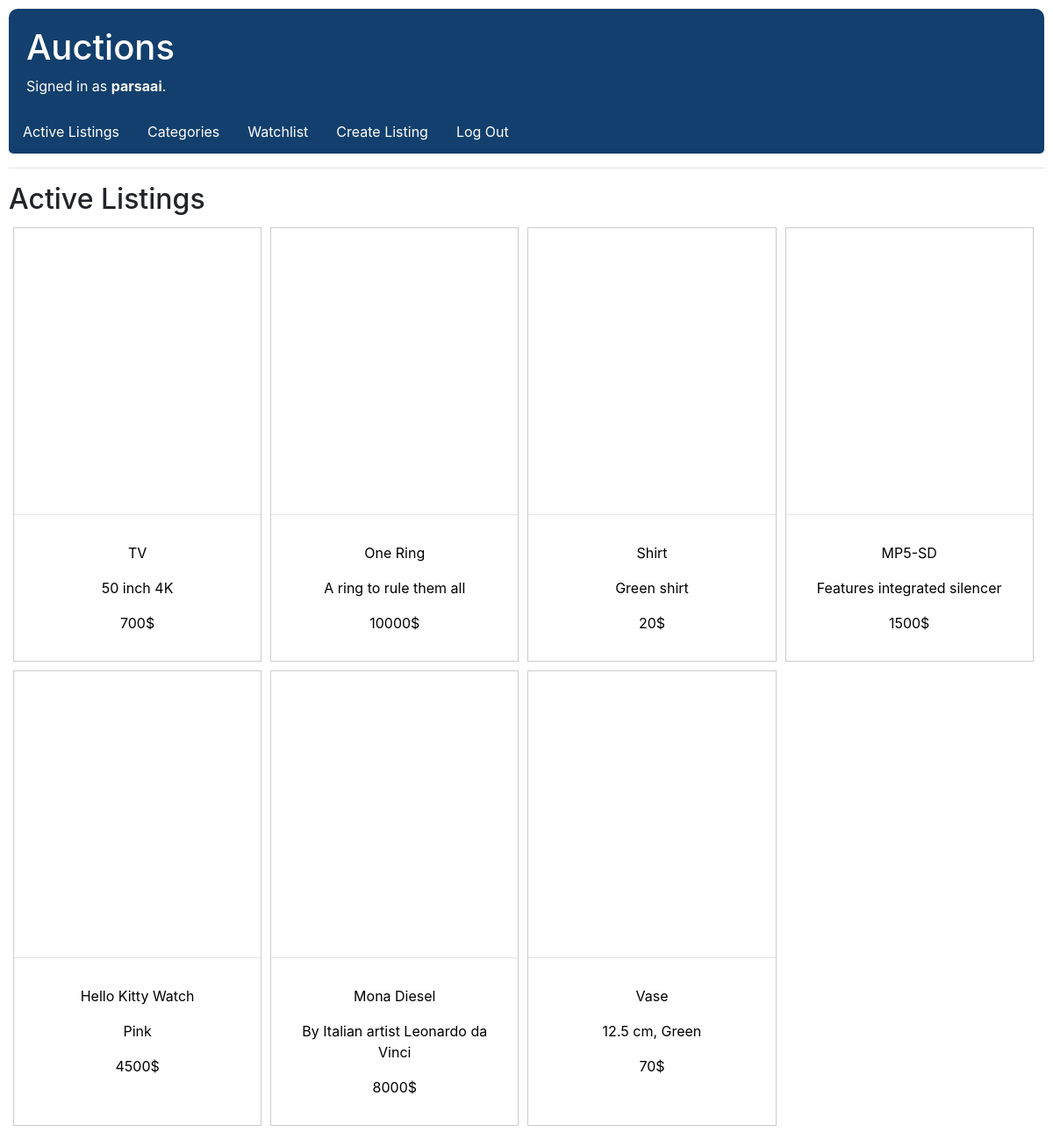
Screenshot of / (signed in) with the database file from the repository.
### auctions/models.py (models this page shows, shortened)
class User(AbstractUser):
    watchlist_ids = set()

class Item(models.Model):
    CATEGORY_CHOICES = [
        ('ELC', 'Electronics'),
        ('BMM', 'Books, Movies & Music'),
        ('ART', 'Art'),
        ('FSH', 'Fashion'),
        ('THB', 'Toys and Hobbies'),
        ('SPG', 'Sporting Goods'),
        ('HBT', 'Health & Beauty'),
        ('BZI', 'Business & Industrial'),
        ('HMG', 'Home & Garden'),
        ('ACS', 'Accessories'),
        ('JWR', 'Jewerly'),
        ('OTR', 'Other')
    ]
    title = models.CharField(max_length=50)
    summary = models.CharField(max_length=50)
    description = models.CharField(max_length=1000)
    image = models.URLField(blank=True, null=True)
    category = models.CharField(max_length=3, choices=CATEGORY_CHOICES, default='OTR')
    seller = models.ForeignKey(User, null=True, blank=True, on_delete=models.CASCADE, related_name='item_seller')
    starting_bid = models.IntegerField()
    high_bid = models.IntegerField(null=True, blank=True)
    high_bid_user = models.ForeignKey(User, null=True, blank=True, on_delete=models.CASCADE, related_name='high_bidder')
    bid_number = models.IntegerField(default=0)
    is_sold = models.BooleanField(default=False)

### auctions/views.py (the view)
# urls.py: path("", views.index, name="index"),
def index(request):
    items = Item.objects.filter(is_sold=False)
    return render(request, "auctions/index.html", {
        'items': items
    })

### auctions/templates/auctions/index.html
{% extends "auctions/layout.html" %}
{% block body %}
    <h2>Active Listings</h2>
    <div class="flex-container">
    {% for item in items %}
        <div class="item">
            <a href="item/{{item.id}}">
                <div class="item-img" style="background-image: url({{item.image}});
                width: 100%; height: 300px;
                background-size: cover;
                overflow: hidden;
                background-position: center;"></div>
                <hr>
                <div class="desc">
                    <p>{{item.title}}</p>
                    <p>{{item.summary}}</p>
                    {% if item.bid_number > 0 %}
                        <p>{{item.high_bid}}$</p>
                    {% else %}
                        <p>{{item.starting_bid}}$</p>
                    {% endif %}
                </div>
            </a>
        </div>
    {% endfor %}
    </div>
{% endblock %}

### auctions/templates/auctions/layout.html (shortened to what this page needs)
{% load static %}
<!DOCTYPE html>
<html lang="en">
    <head>
        <link rel="stylesheet" href="https://stackpath.bootstrapcdn.com/bootstrap/4.4.1/css/bootstrap.min.css">
        <link href="{% static 'auctions/styles.css' %}" rel="stylesheet">
    </head>
    <body>
        <div id="header">
            <h1><a href="{% url 'index' %}" id="auctions">Auctions</a></h1>
            <div>
                {% if user.is_authenticated %}
                    Signed in as <strong>{{ user.username }}</strong>.
                {% else %}
                    Not signed in.
                {% endif %}
            </div>
        </div>
        <ul class="nav">
            <li class="nav-item">
                <a class="nav-link" href="{% url 'index' %}">Active Listings</a>
            </li>
            <li class="nav-item">
                <a class="nav-link" href="{% url 'categories' %}">Categories</a>
            </li>
            {% if user.is_authenticated %}
                <li class="nav-item">
                    <a class="nav-link" href="{% url 'watchlist' %}">Watchlist</a>
                </li>
                <li class="nav-item">
                    <a class="nav-link" href="{% url 'create_listing' %}">Create Listing</a>
                </li>
                <li class="nav-item">
                    <a class="nav-link" href="{% url 'logout' %}">Log Out</a>
                </li>
            {% endif %}
        </ul>
        <hr>
        {% block body %}
        {% endblock %}
    </body>
</html>

### auctions/static/auctions/styles.css (style rules this page uses)
* { box-sizing: border-box; }
body { padding: 10px; }
.nav { background-color: rgb(18, 63, 109); border-radius: 0 0 5px 5px; padding-bottom: 5px; }
.nav-link { color: white; }
.flex-container { display: flex; flex-wrap: wrap; justify-content: flex-start; }
div.item { margin: 5px; border: 1px solid #ccc; width: 24%; }
div.desc { padding: 15px; text-align: center; color: black; }
div.item a { text-decoration: none; }
.item-img { width: 350px; height: auto; margin-top: 10px; }
#auctions { color: white; text-decoration: none; }
#header { background-color: rgb(18, 63, 109); color: white; border-radius: 10px 10px 0 0; padding: 20px; }

### rows the page displays
User: username "parsaai"
Item: title "TV", summary "50 inch 4K", starting_bid "700"
Item: title "One Ring", summary "A ring to rule them all", starting_bid "10000"
Item: title "Shirt", summary "Green shirt", starting_bid "20"
Item: title "MP5-SD", summary "Features integrated silencer", starting_bid "1500"
Item: title "Hello Kitty Watch", summary "Pink", starting_bid "4500"
Item: title "Mona Diesel", summary "By Italian artist Leonardo da Vinci", starting_bid "8000"
Item: title "Vase", summary "12.5 cm, Green", high_bid "70"
